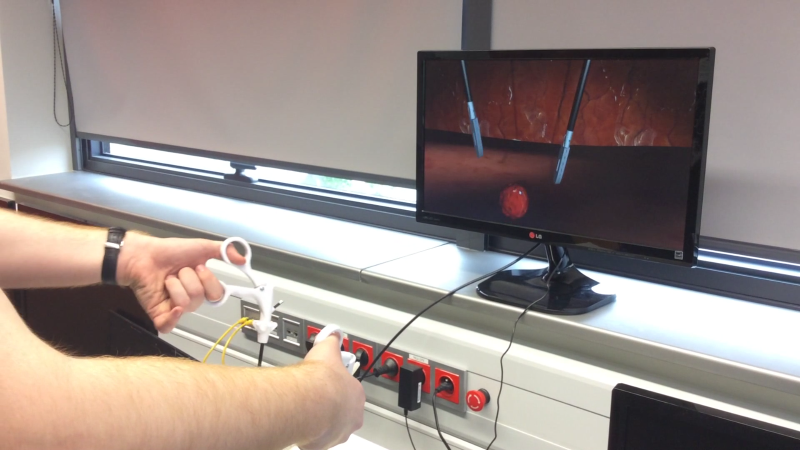
//> input picture images/3.png, 1600 x 900 px, given in place of the camera (shown at 1/2 size)
$ ./calibration   (built with g++ and OpenCV 4)
//> lines starting //> are read from the running program, lines starting //| are printed output that depends on the picture; after the words box and inside, x2 and y2 are one past the last pixel; in counts of white or black regions, pixels touching at a corner belong together
#include "stdafx.h"
#include <iostream>
#include <opencv\highgui.h>
#include <opencv\cv.h>


using namespace cv;
using namespace std;

const string N_windowName = "Normal";
const int FRAME_WIDTH = 640;
const int FRAME_HEIGHT = 480;
VideoCapture capture;
Mat cameraFeed;

//zmienne dotyczace klasyfikatorow
int H_MIN = 0;
int H_MAX = 255;
int S_MIN = 0;
int S_MAX = 255;
int V_MIN = 0;
int V_MAX = 255;

//nazwa okienka z obrazem threshold
string  T_windowName = "Threshold";


//nazwa okienka z trackbarami
string trackbarWindowName = "Trackbar";

//macierz na obraz threshold
Mat thresholdFeed;
//macierz na obraz HSV
Mat hsvFeed;

void on_trackbar(int, void*){}

//funkcja tworzaca trackbar
void createTrackbars(){
	//create window for trackbars

	namedWindow(trackbarWindowName, 1);
	//create memory to store trackbar name on window
	char TrackbarName[20];
	sprintf(TrackbarName, "H_MIN", H_MIN);
	sprintf(TrackbarName, "H_MAX", H_MAX);
	sprintf(TrackbarName, "S_MIN", S_MIN);
	sprintf(TrackbarName, "S_MAX", S_MAX);
	sprintf(TrackbarName, "V_MIN", V_MIN);
	sprintf(TrackbarName, "V_MAX", V_MAX);
	//create trackbars and insert them into window
	//3 parameters are: the address of the variable that is changing when the trackbar is moved(eg.H_LOW),
	//the max value the trackbar can move (eg. H_HIGH),
	//and the function that is called whenever the trackbar is moved(eg. on_trackbar)
	//                                  ---->    ---->     ---->
	createTrackbar("H_MIN", trackbarWindowName, &H_MIN, H_MAX, on_trackbar);
	createTrackbar("H_MAX", trackbarWindowName, &H_MAX, H_MAX, on_trackbar);
	createTrackbar("S_MIN", trackbarWindowName, &S_MIN, S_MAX, on_trackbar);
	createTrackbar("S_MAX", trackbarWindowName, &S_MAX, S_MAX, on_trackbar);
	createTrackbar("V_MIN", trackbarWindowName, &V_MIN, V_MAX, on_trackbar);
	createTrackbar("V_MAX", trackbarWindowName, &V_MAX, V_MAX, on_trackbar);
}

void morphOps(Mat &thresh){
	Mat erodeElement = getStructuringElement(MORPH_RECT, Size(3, 3));
	Mat dilateElement = getStructuringElement(MORPH_RECT, Size(8, 8));

	erode(thresh, thresh, erodeElement);
	erode(thresh, thresh, erodeElement);

	dilate(thresh, thresh, dilateElement);
	dilate(thresh, thresh, dilateElement);
}

void trackFilteredObject(Mat threshold){
	const int MIN_OBJECT_AREA = 20 * 20;
	const int MAX_OBJECT_AREA = FRAME_HEIGHT*FRAME_WIDTH / 1.5;
	int x, y;
	Mat temp;
	threshold.copyTo(temp);
	vector< vector<Point> > contours;
	vector<Vec4i> hierarchy;
	findContours(temp, contours, hierarchy, CV_RETR_CCOMP, CV_CHAIN_APPROX_SIMPLE);

	double refArea = 0;
	bool objectFound = false;
	if (hierarchy.size() > 0) {
		int numObjects = hierarchy.size();
			for (int index = 0; index >= 0; index = hierarchy[index][0]) {

				Moments moment = moments((cv::Mat)contours[index]);
				double area = moment.m00;
				if (area>MIN_OBJECT_AREA && area<MAX_OBJECT_AREA && area>refArea){
					x = moment.m10 / area;
					y = moment.m01 / area;
					objectFound = true;
					refArea = area;
				}
				else objectFound = false;


			}
			if (objectFound == true){
				printf("\nx: %d\ty: %d", x, y);
			}
	}
}


int main(int argc, char* argv[])
{
	int cam;
	printf("Ktora kamerke otworzyc: ");
	scanf("%d", &cam);
//> the answer given: 3

	capture.open(cam);

	if (!capture.isOpened())
	{
		printf("\nNie udalo sie otworzyc kamerki \n");
		return -1;
	}
	else
		printf("\nUdalo sie otworzyc kamerke \n");

	//tworzenie trackbar
	createTrackbars();
//> slider 'H_MIN' is set to 51
//> slider 'S_MIN' is set to 51
//> slider 'V_MIN' is set to 51

	while (true){
		if (capture.isOpened()){
			capture.retrieve(cameraFeed);
			capture.read(cameraFeed);
//> cameraFeed is the input picture: 900 rows x 1600 cols, CV_8UC3; mean B, G, R 136.8, 141.5, 153.4

			//konwersja z modelu RGB na HSV
			cvtColor(cameraFeed, hsvFeed, COLOR_BGR2HSV);
//> hsvFeed: 900 rows x 1600 cols, CV_8UC3; mean H, S, V 56.5, 41.2, 156.6

			//ustawianie macierzy threshold zgodnie z trackbarami
			inRange(hsvFeed, Scalar(H_MIN, S_MIN, V_MIN), Scalar(H_MAX, S_MAX, V_MAX), thresholdFeed);
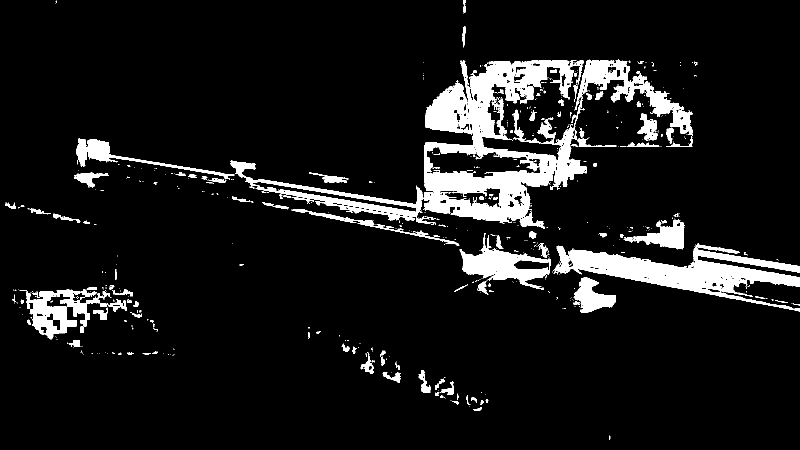
//> thresholdFeed: 900 rows x 1600 cols, CV_8UC1 (shown at 1/2 size); 8.9% white; 648 white regions (522 under 20 px), largest, box (x1, y1, x2, y2) and area: (847, 120, 1174, 447) 46514, (1106, 491, 1600, 623) 22748, (1149, 119, 1386, 270) 8698

			imshow(N_windowName, cameraFeed);
			morphOps(thresholdFeed);
//> in morphOps, `dilate(thresh, thresh, dilateElement);`:
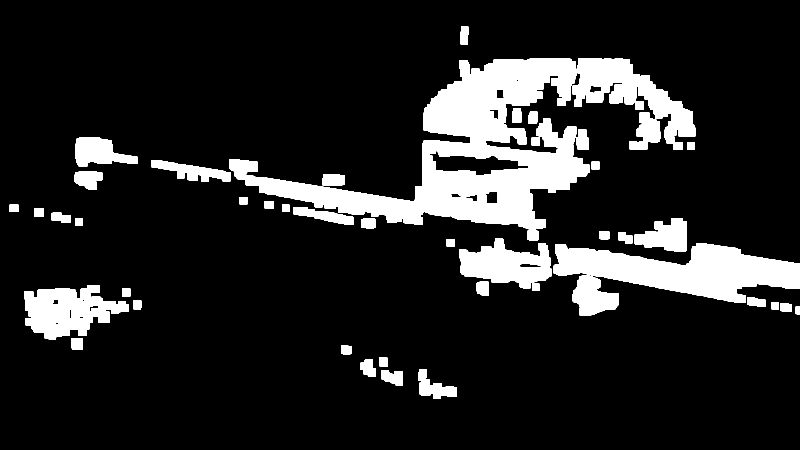
//> thresh: 900 rows x 1600 cols, CV_8UC1 (shown at 1/2 size); 14% white; 46 white regions
			//wyswietlanie macierzy threshold
			imshow(T_windowName, thresholdFeed);
			//sledzenie obiektu
			trackFilteredObject(thresholdFeed);
//> in trackFilteredObject, `findContours(temp, contours, hierarchy, CV_RETR_CCOMP, CV_CHAIN_APPROX..`: contours = 64 contours, 6 with area under 20; largest, box (x1, y1, x2, y2) and area: (458, 117, 1180, 458) 90984, (1107, 486, 1600, 606) 31539, (1145, 116, 1392, 300) 16480, (49, 570, 258, 679) 13695, (918, 476, 1103, 577) 10993
//> in trackFilteredObject, `int numObjects = hierarchy.size();`: numObjects = 64
//> the loop in trackFilteredObject, `for (int index = 0; index >= 0; index = hierarchy[index][0])` made 46 passes
//> (area, x, y, refArea) on passes 1, 2, 13, 17, 44: (947, 785, 754, 947), (2065, 867, 774, 2065), (13695, 134, 621, 13695), (31539, 1368, 540, 31539), (90984.5, 937, 306, 90984.5)
//> area on passes 3 to 8: 738.5, 286, 328, 482.5, 118.5, 352
//> after the loop in trackFilteredObject, `for (int index = 0; index >= 0; index = hierarchy[index][0])`: x = 937; y = 306; objectFound = false; refArea = 90984.5

		}

		waitKey(30);
	}

	return 0;
}

$ run again, on images/menu.png
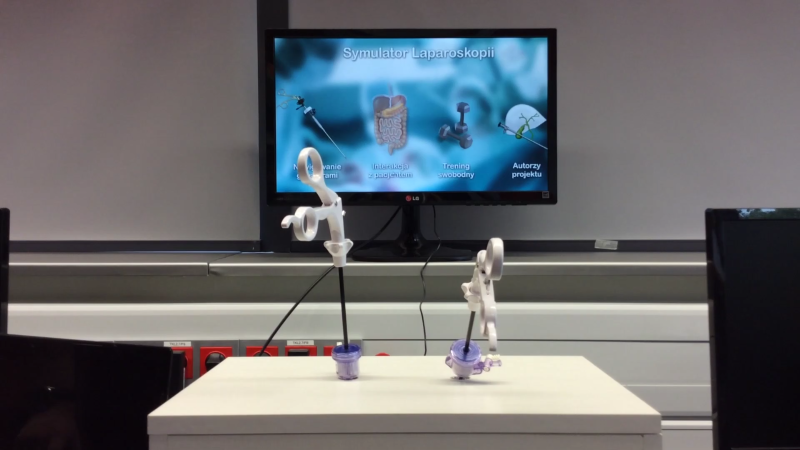
//> input picture images/menu.png, 1600 x 900 px, given in place of the camera (shown at 1/2 size)
//> cameraFeed is the input picture: 900 rows x 1600 cols, CV_8UC3; mean B, G, R 111.7, 108, 105.3
//> hsvFeed: 900 rows x 1600 cols, CV_8UC3; mean H, S, V 88, 50.8, 119.2
//> `inRange(hsvFeed, Scalar(H_MIN, S_MIN, V_MIN), Scalar(H_MAX, S_MAX, V_M..`:
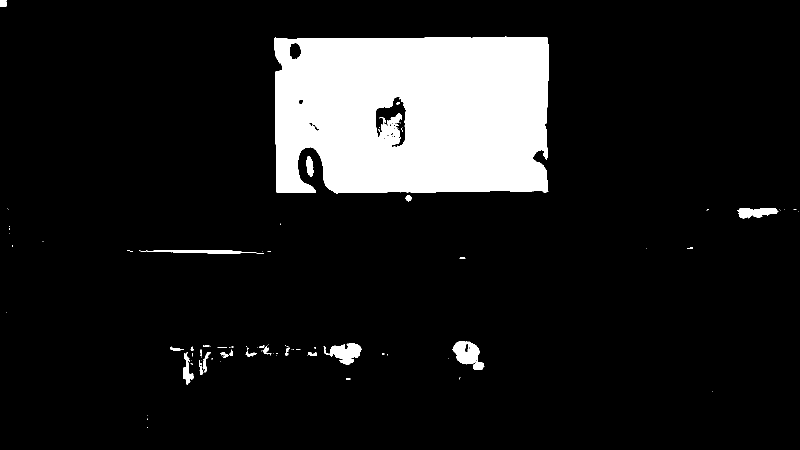
//> thresholdFeed: 900 rows x 1600 cols, CV_8UC1 (shown at 1/2 size); 11.7% white; 98 white regions (71 under 20 px), largest, box (x1, y1, x2, y2) and area: (548, 73, 1097, 387) 159906, (905, 682, 969, 740) 2030, (647, 687, 723, 730) 1740
//> in morphOps, `dilate(thresh, thresh, dilateElement);`:
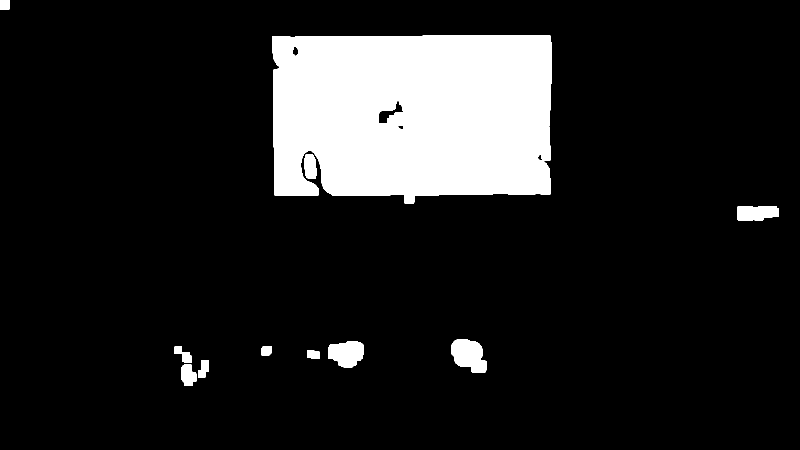
//> thresh: 900 rows x 1600 cols, CV_8UC1 (shown at 1/2 size); 12.9% white; 11 white regions
//> contours = 15 contours; largest, box (x1, y1, x2, y2) and area: (545, 70, 1103, 408) 173566, (902, 678, 974, 745) 3336, (656, 683, 728, 735) 2787, (1474, 412, 1558, 442) 2074, (609, 309, 633, 358) 982
//> numObjects = 15
//> the loop in trackFilteredObject, `for (int index = 0; index >= 0; index = hierarchy[index][0])` made 11 passes
//> (area, x, y, refArea) on passes 1, 6, 7, 10: (957.5, 375, 750, 957.5), (2787, 692, 706, 2787), (3336, 937, 709, 3336), (173566, 826, 228, 173566)
//> after the loop in trackFilteredObject, `for (int index = 0; index >= 0; index = hierarchy[index][0])`: x = 826; y = 228; objectFound = false; refArea = 173566
